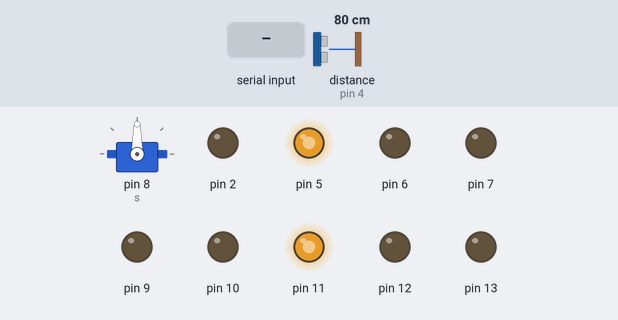
The sketch below on a simulated Arduino Uno, built with avr-gcc and run on an emulated ATmega328P. Shown: servo, output pins drawn as LEDs (lit = HIGH). The test bench sets the inputs (shaded band); at power-on: distance to the obstacle (sensor on pin 4) 80 cm.

Above: at 1.2 s.
1.3 s: "2" received over Serial
At 1.8 s:
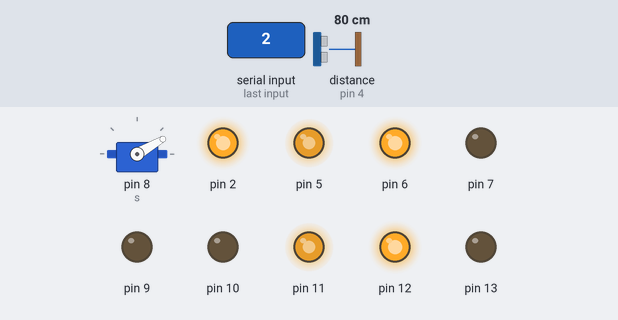
3.4 s: "1" received over Serial
At 4.1 s:
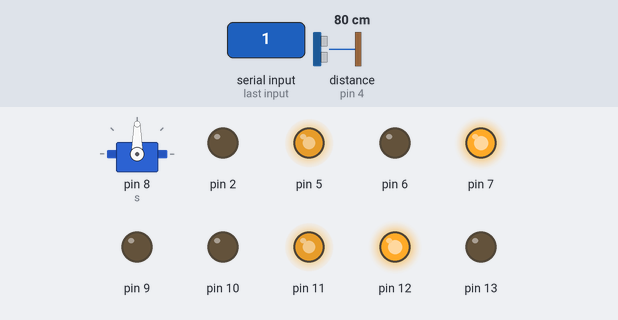
5.7 s: "3" received over Serial
At 6.2 s:
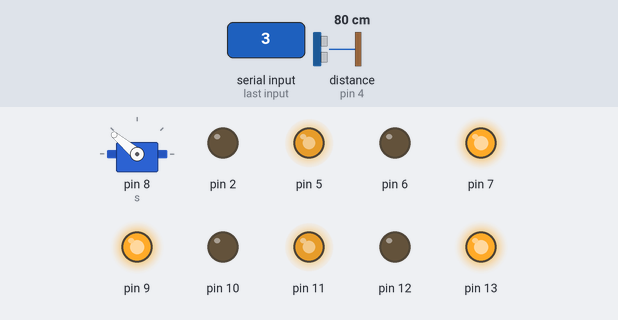
7.8 s: "4" received over Serial
At 8.2 s:
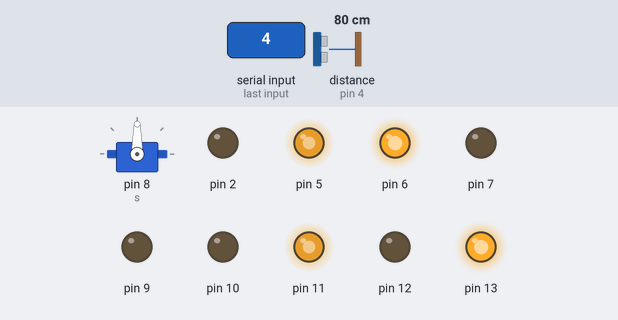
Timing chart, 0 to 10.8 s (numbered marks = the images above; inputs shaded):
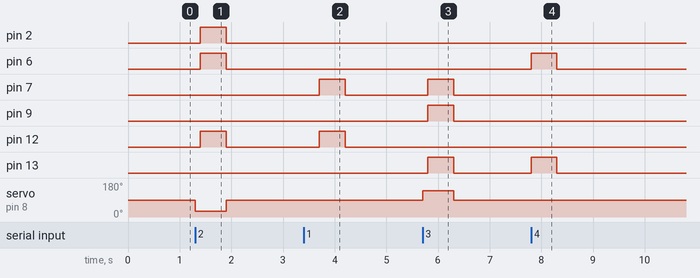

Measured:
- after the input at 1.3 s, pin 2, pin 6, pin 12: LOW → HIGH after 0.10 s, → LOW 0.50 s later; servo on pin 8 (s): 90° → 30° at once, → 90° 0.60 s later
- after the input at 3.4 s, pin 7, pin 12: LOW → HIGH after 0.31 s, → LOW 0.50 s later
- after the input at 5.7 s, pin 7, pin 9, pin 13: LOW → HIGH after 0.10 s, → LOW 0.50 s later; servo on pin 8 (s): 90° → 140° at once, → 90° 0.60 s later
- after the input at 7.8 s, pin 6, pin 13: LOW → HIGH at once, → LOW 0.50 s later

The sketch:

sketch_jan26a.ino
```cpp
#include <Ultrasonic.h>

#include <Servo.h>

Servo s = Servo();
Ultrasonic u = Ultrasonic(3, 4);

void setup() {

  pinMode(13, OUTPUT);
  pinMode(2, OUTPUT);
  pinMode(12, OUTPUT);
   pinMode(10, OUTPUT);
    pinMode(9, OUTPUT);
  pinMode(11, OUTPUT);
  pinMode(7, OUTPUT);
  pinMode(6, OUTPUT);
  pinMode(5, OUTPUT);
  s.attach(8);
  analogWrite(11, 200);
  analogWrite(5, 200);

  Serial.begin(9600);
}

void loop() {

  int x = Serial.read();


  if (x == '1') {  //right

    s.write(90);
    delay(200);

    int d = u.distanceRead();
    delay(100);

    if (d > 10) {


digitalWrite(10, LOW);
      digitalWrite(13, LOW);
      digitalWrite(12, HIGH);
      digitalWrite(7, HIGH);
      digitalWrite(6, LOW);

      delay(500);


      digitalWrite(13, LOW);
      digitalWrite(12, LOW);
      digitalWrite(7, LOW);
      digitalWrite(6, LOW);

    }else{

      digitalWrite(10, HIGH);
      delay(200);
    }

  }


  if (x == '2') {

    //left
       s.write(30);
       delay(100);

  digitalWrite(2, HIGH);


      digitalWrite(13, LOW);
      digitalWrite(12, HIGH);
      digitalWrite(7, LOW);
      digitalWrite(6, HIGH);

      delay(500);
        digitalWrite(2, LOW);
      digitalWrite(13, LOW);
      digitalWrite(12, LOW);
      digitalWrite(7, LOW);
      digitalWrite(6, LOW);

      s.write(90);

  }


  if (x == '3') {  //FORWARD


 s.write(140);
       delay(100);
digitalWrite(9, HIGH);

  digitalWrite(13, HIGH);
      digitalWrite(12, LOW);
      digitalWrite(7, HIGH);
      digitalWrite(6, LOW);

      delay(500);
      digitalWrite(13, LOW);
      digitalWrite(12, LOW);
      digitalWrite(7, LOW);
      digitalWrite(6, LOW);
    digitalWrite(9, LOW);
     s.write(90);
  }

  if (x == '4') {  //Back


      digitalWrite(13, HIGH);
      digitalWrite(12, LOW);
      digitalWrite(7, LOW);
      digitalWrite(6, HIGH);

      delay(500);

      digitalWrite(13, LOW);
      digitalWrite(12, LOW);
      digitalWrite(7, LOW);
      digitalWrite(6, LOW);


  }


}
```
